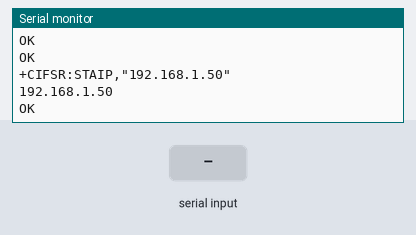
A sketch run on a simulated Arduino Uno, built with avr-gcc and run on an emulated ATmega328P. Shown: the last lines printed to the serial monitor. The inputs (shaded band) are chosen by the test bench. Random numbers use the default seed unless the sketch sets one; the modem accepts every AT command (registered, SIM ready, sends succeed) and sends nothing else.

Above: at 14.2 s.
14.3 s: "1" received over the second serial link
At 16.3 s:
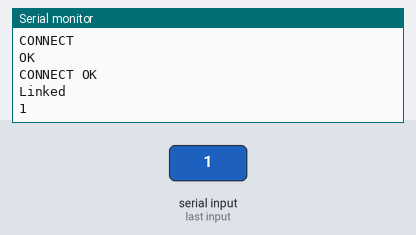
16.6 s: "0" received over the second serial link
At 18.3 s:
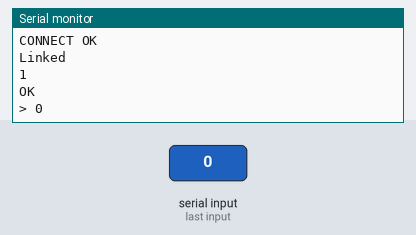
18.6 s: "2" received over the second serial link
At 20.3 s:
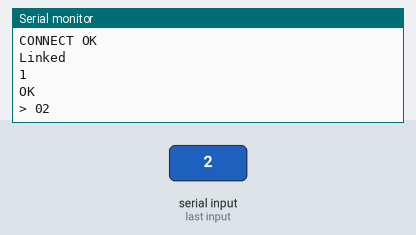

Measured:
- after the input at 14.3 s, the serial monitor: prints a new line after 0.86 s (image 1)
- after the input at 16.6 s, the serial monitor: prints a new line after 0.54 s (image 2)
- after the input at 18.6 s, the serial monitor: prints a new line after 0.55 s (image 3)

The sketch:

codigo_test_http.ino
```cpp
#include <SoftwareSerial.h>
int midZ=2000;//time delays
int minZ=500;
int maxZ=5000;
int random_value; // parametro a ser transmitido a TheThingSpeak

SoftwareSerial MySerial(10, 11); // creacion de la coneixon serial

void setup(){
	Serial.begin(9600);
	while (!Serial);
	MySerial.begin(9600);
	delay(midZ);
	MySerial.println("at+csq"); //verificacion de parametros de senal
	delay(minZ);
	feedback();
	MySerial.println("at+cipshut");//desactivacion de cualquier conexion GPRS
	delay(minZ);
	feedback();
	MySerial.println("at+cstt=\"cmnet\",\"\",\"\"");//configuracion de APN
	feedback();
	MySerial.println("at+ciicr");//iniciar conexion con red celular
	feedback();
	MySerial.println("at+cifsr");//solicitar una IP para transmision de datos
	feedback();
}
// funcion que verifica el buffer de entrada y si encuentra  algo lo imprime.
void feedback(){
	delay(midZ);
	while (MySerial.available()) {
		Serial.write(MySerial.read());
	}
}

void loop(){ // funcion loop
	MySerial.println("at+cipstart=\"TCP\",\"api.thingspeak.com\",\"80\"");// conexion TCP
	feedback();
	MySerial.println("at+cipsend=71");//declara el numero de caracteres a enviarse
	feedback();
	MySerial.print("GET /update?");//Escribe el comando GET para enviar data al...
	feedback();
	MySerial.print("api_key=VBI484F2F3BQ4WXX");//...canal API de TheThingSpeak...
	feedback();
	MySerial.print("&field1="); //...especificando el campo (temperatura)...
	feedback();
	random_value = random(70,100);// ... el cual es un valor aleatorio entre 70 y 100...
	MySerial.println(random_value);//se cierra el comando AT+CIPSEND
	feedback();
	MySerial.println("at+cipack");//sobre la misma conexion TCP, este comando solicita al servidor
	//conocer si el ultimo envio fue exitoso o no
	feedback();
	MySerial.println("at+cipclose");//cerrar la conexion TCP
	feedback();
	delay(8000);
}
```
